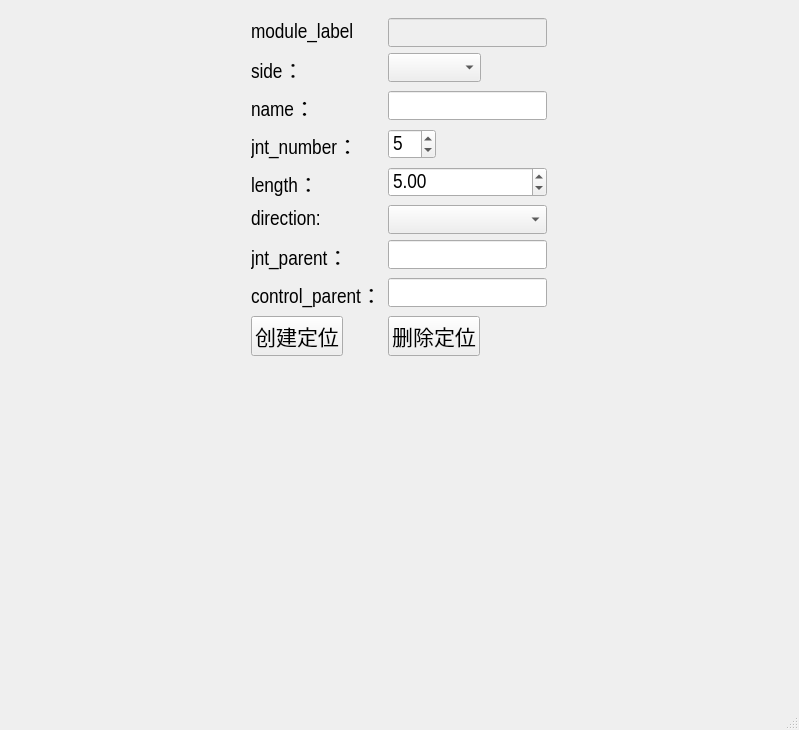
<?xml version="1.0" encoding="UTF-8"?>
<ui version="4.0">
 <class>MainWindow</class>
 <widget class="QMainWindow" name="MainWindow">
  <property name="geometry">
   <rect>
    <x>0</x>
    <y>0</y>
    <width>799</width>
    <height>730</height>
   </rect>
  </property>
  <property name="windowTitle">
   <string>MainWindow</string>
  </property>
  <widget class="QWidget" name="centralwidget">
   <layout class="QGridLayout" name="gridLayout">
    <item row="0" column="0">
     <widget class="QWidget" name="widget" native="true">
      <property name="sizePolicy">
       <sizepolicy hsizetype="Fixed" vsizetype="Preferred">
        <horstretch>0</horstretch>
        <verstretch>0</verstretch>
       </sizepolicy>
      </property>
      <property name="font">
       <font>
        <family>Arial Narrow</family>
        <pointsize>16</pointsize>
       </font>
      </property>
      <layout class="QFormLayout" name="formLayout_2">
       <item row="3" column="0">
        <widget class="QLabel" name="side_label">
         <property name="sizePolicy">
          <sizepolicy hsizetype="Fixed" vsizetype="Fixed">
           <horstretch>0</horstretch>
           <verstretch>0</verstretch>
          </sizepolicy>
         </property>
         <property name="font">
          <font>
           <family>Arial Narrow</family>
           <pointsize>16</pointsize>
           <weight>50</weight>
           <bold>false</bold>
          </font>
         </property>
         <property name="focusPolicy">
          <enum>Qt::NoFocus</enum>
         </property>
         <property name="contextMenuPolicy">
          <enum>Qt::DefaultContextMenu</enum>
         </property>
         <property name="layoutDirection">
          <enum>Qt::LeftToRight</enum>
         </property>
         <property name="text">
          <string>side：</string>
         </property>
         <property name="alignment">
          <set>Qt::AlignLeading|Qt::AlignLeft|Qt::AlignVCenter</set>
         </property>
        </widget>
       </item>
       <item row="3" column="1">
        <widget class="QComboBox" name="side_cbox">
         <property name="sizePolicy">
          <sizepolicy hsizetype="Fixed" vsizetype="Fixed">
           <horstretch>0</horstretch>
           <verstretch>0</verstretch>
          </sizepolicy>
         </property>
         <property name="font">
          <font>
           <family>Arial Narrow</family>
           <pointsize>16</pointsize>
           <weight>50</weight>
           <bold>false</bold>
          </font>
         </property>
        </widget>
       </item>
       <item row="4" column="0">
        <widget class="QLabel" name="label_4">
         <property name="sizePolicy">
          <sizepolicy hsizetype="Fixed" vsizetype="Preferred">
           <horstretch>0</horstretch>
           <verstretch>0</verstretch>
          </sizepolicy>
         </property>
         <property name="font">
          <font>
           <family>Arial Narrow</family>
           <pointsize>16</pointsize>
           <weight>50</weight>
           <bold>false</bold>
          </font>
         </property>
         <property name="text">
          <string>name：</string>
         </property>
        </widget>
       </item>
       <item row="4" column="1">
        <widget class="QLineEdit" name="name_edit">
         <property name="sizePolicy">
          <sizepolicy hsizetype="Fixed" vsizetype="Fixed">
           <horstretch>0</horstretch>
           <verstretch>0</verstretch>
          </sizepolicy>
         </property>
         <property name="font">
          <font>
           <family>Arial Narrow</family>
           <pointsize>16</pointsize>
          </font>
         </property>
        </widget>
       </item>
       <item row="5" column="0">
        <widget class="QLabel" name="label_5">
         <property name="sizePolicy">
          <sizepolicy hsizetype="Fixed" vsizetype="Preferred">
           <horstretch>0</horstretch>
           <verstretch>0</verstretch>
          </sizepolicy>
         </property>
         <property name="font">
          <font>
           <family>Arial Narrow</family>
           <pointsize>16</pointsize>
           <weight>50</weight>
           <bold>false</bold>
          </font>
         </property>
         <property name="text">
          <string>jnt_number：</string>
         </property>
        </widget>
       </item>
       <item row="5" column="1">
        <widget class="QSpinBox" name="jnt_number_sbox">
         <property name="sizePolicy">
          <sizepolicy hsizetype="Fixed" vsizetype="Fixed">
           <horstretch>0</horstretch>
           <verstretch>0</verstretch>
          </sizepolicy>
         </property>
         <property name="font">
          <font>
           <family>Arial Narrow</family>
           <pointsize>16</pointsize>
          </font>
         </property>
         <property name="value">
          <number>5</number>
         </property>
        </widget>
       </item>
       <item row="6" column="0">
        <widget class="QLabel" name="label">
         <property name="text">
          <string>length：</string>
         </property>
        </widget>
       </item>
       <item row="6" column="1">
        <widget class="QDoubleSpinBox" name="length_sbox">
         <property name="decimals">
          <number>2</number>
         </property>
         <property name="value">
          <double>5.000000000000000</double>
         </property>
        </widget>
       </item>
       <item row="7" column="0">
        <widget class="QLabel" name="label_2">
         <property name="text">
          <string>direction:</string>
         </property>
        </widget>
       </item>
       <item row="7" column="1">
        <widget class="QComboBox" name="direction_cbox">
         <property name="sizePolicy">
          <sizepolicy hsizetype="Minimum" vsizetype="Maximum">
           <horstretch>0</horstretch>
           <verstretch>0</verstretch>
          </sizepolicy>
         </property>
        </widget>
       </item>
       <item row="8" column="0">
        <widget class="QLabel" name="label_6">
         <property name="sizePolicy">
          <sizepolicy hsizetype="Fixed" vsizetype="Preferred">
           <horstretch>0</horstretch>
           <verstretch>0</verstretch>
          </sizepolicy>
         </property>
         <property name="font">
          <font>
           <family>Arial Narrow</family>
           <pointsize>16</pointsize>
           <weight>50</weight>
           <bold>false</bold>
          </font>
         </property>
         <property name="text">
          <string>jnt_parent：</string>
         </property>
        </widget>
       </item>
       <item row="8" column="1">
        <widget class="QLineEdit" name="jnt_parent_edit">
         <property name="sizePolicy">
          <sizepolicy hsizetype="Fixed" vsizetype="Fixed">
           <horstretch>0</horstretch>
           <verstretch>0</verstretch>
          </sizepolicy>
         </property>
         <property name="font">
          <font>
           <family>Arial Narrow</family>
           <pointsize>16</pointsize>
          </font>
         </property>
        </widget>
       </item>
       <item row="9" column="0">
        <widget class="QLabel" name="label_7">
         <property name="sizePolicy">
          <sizepolicy hsizetype="Fixed" vsizetype="Preferred">
           <horstretch>0</horstretch>
           <verstretch>0</verstretch>
          </sizepolicy>
         </property>
         <property name="font">
          <font>
           <family>Arial Narrow</family>
           <pointsize>16</pointsize>
           <weight>50</weight>
           <bold>false</bold>
          </font>
         </property>
         <property name="text">
          <string>control_parent：</string>
         </property>
        </widget>
       </item>
       <item row="9" column="1">
        <widget class="QLineEdit" name="control_parent_edit">
         <property name="sizePolicy">
          <sizepolicy hsizetype="Fixed" vsizetype="Fixed">
           <horstretch>0</horstretch>
           <verstretch>0</verstretch>
          </sizepolicy>
         </property>
         <property name="font">
          <font>
           <family>Arial Narrow</family>
           <pointsize>16</pointsize>
          </font>
         </property>
        </widget>
       </item>
       <item row="10" column="0">
        <widget class="QPushButton" name="create_btn">
         <property name="sizePolicy">
          <sizepolicy hsizetype="Fixed" vsizetype="Fixed">
           <horstretch>0</horstretch>
           <verstretch>0</verstretch>
          </sizepolicy>
         </property>
         <property name="font">
          <font>
           <family>Arial Narrow</family>
           <pointsize>16</pointsize>
          </font>
         </property>
         <property name="text">
          <string>创建定位</string>
         </property>
        </widget>
       </item>
       <item row="10" column="1">
        <widget class="QPushButton" name="delete_btn">
         <property name="sizePolicy">
          <sizepolicy hsizetype="Fixed" vsizetype="Fixed">
           <horstretch>0</horstretch>
           <verstretch>0</verstretch>
          </sizepolicy>
         </property>
         <property name="font">
          <font>
           <family>Arial Narrow</family>
           <pointsize>16</pointsize>
          </font>
         </property>
         <property name="text">
          <string>删除定位</string>
         </property>
        </widget>
       </item>
       <item row="2" column="1">
        <widget class="QLineEdit" name="module_edit">
         <property name="enabled">
          <bool>false</bool>
         </property>
        </widget>
       </item>
       <item row="2" column="0">
        <widget class="QLabel" name="label_3">
         <property name="text">
          <string>module_label</string>
         </property>
        </widget>
       </item>
      </layout>
     </widget>
    </item>
   </layout>
  </widget>
  <widget class="QMenuBar" name="menubar">
   <property name="geometry">
    <rect>
     <x>0</x>
     <y>0</y>
     <width>799</width>
     <height>23</height>
    </rect>
   </property>
  </widget>
  <widget class="QStatusBar" name="statusbar"/>
 </widget>
 <resources/>
 <connections/>
</ui>
